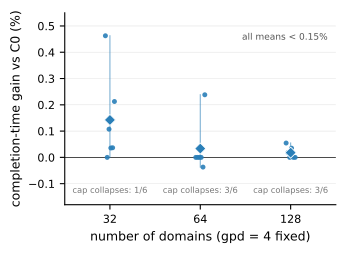

Python code for this plot:
#!/usr/bin/env python3
# fig_envelope_seeds.py -- Fig 9 redesign: same raincloud-lite
# encoding as Fig 7 (visual twin: dots + mean diamond + min-max
# whisker) so the envelope boundary reads as "Fig 7's diamonds
# pinned to zero". Cap-collapse counts (CSV-verified: 1/6, 3/6,
# 3/6, matching Table VIII) annotated under each x position.
# NOTE: Table VIII's CA>=C0 column found erroneous during this
# figure's verify pass; correct values 6/6, 5/6, 6/6 (Overleaf fix).
import csv, statistics as st
from collections import defaultdict
import fig_style
fig_style.apply()
import matplotlib.pyplot as plt

CSV = "scale_multiseed_gpd4_results.csv"
OUT = "fig_envelope_seeds_v3.pdf"
ANCH = {32: (0.142, 6, 1), 64: (0.034, 5, 3), 128: (0.018, 6, 3)}
TOL = 0.005
XPOS = {32: 0, 64: 1, 128: 2}
JIT = [-0.05, -0.03, -0.01, 0.01, 0.03, 0.05]

d, cap0 = defaultdict(dict), defaultdict(int)
for r in csv.DictReader(open(CSV)):
    dom = int(r["num_domains"])
    d[dom][int(r["seed"])] = float(r["new_vs_c0"])
    if int(r["cap"]) == 0:
        cap0[dom] += 1
for dom, (em, eg, ec) in ANCH.items():
    v = list(d[dom].values())
    assert len(v) == 6 and abs(st.mean(v) - em) <= TOL \
        and sum(1 for x in v if x >= 0) == eg and cap0[dom] == ec, \
        "anchor fail dom=%d" % dom
print("all anchors verified -- plotting")

fig, ax = plt.subplots(figsize=(3.5, 2.5))
BLUE = fig_style.CARTS_BLUE
for dom in sorted(d):
    x0 = XPOS[dom]
    v = [d[dom][s] for s in sorted(d[dom])]
    ax.plot([x0, x0], [min(v), max(v)], color=BLUE,
            linewidth=0.8, alpha=0.6, zorder=2)
    ax.scatter([x0 + j for j in JIT], v, s=13, color=BLUE,
               alpha=0.9, linewidths=0, zorder=3)
    ax.scatter([x0], [st.mean(v)], marker="D", s=32, color=BLUE,
               edgecolors="white", linewidths=0.6, zorder=4)
    ax.text(x0, -0.135, "cap collapses: %d/6" % cap0[dom],
            ha="center", fontsize=6, color="#777777")
ax.axhline(0, color="black", linewidth=0.6, zorder=1)
ax.set_xticks([0, 1, 2]); ax.set_xticklabels(["32", "64", "128"])
ax.set_xlim(-0.5, 2.5); ax.set_ylim(-0.18, 0.55)
ax.set_xlabel("number of domains (gpd = 4 fixed)")
ax.set_ylabel("completion-time gain vs C0 (%)")
ax.annotate("all means < 0.15%",
            xy=(0.97, 0.86), xycoords="axes fraction",
            ha="right", fontsize=6.5, color="#555555")
fig.savefig(OUT)
print("wrote", OUT)
